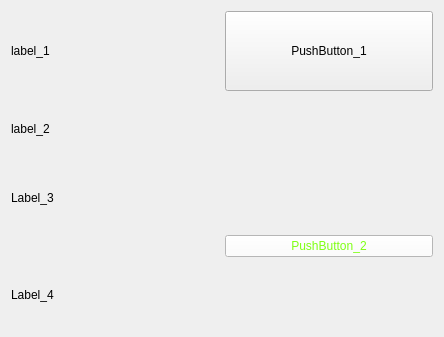
<?xml version="1.0" encoding="UTF-8"?>
<ui version="4.0">
 <class>Widget</class>
 <widget class="QWidget" name="Widget">
  <property name="geometry">
   <rect>
    <x>0</x>
    <y>0</y>
    <width>444</width>
    <height>337</height>
   </rect>
  </property>
  <property name="windowTitle">
   <string>Widget</string>
  </property>
  <layout class="QGridLayout" name="gridLayout">
   <item row="0" column="0">
    <widget class="QLabel" name="label_1">
     <property name="text">
      <string>label_1</string>
     </property>
    </widget>
   </item>
   <item row="0" column="1">
    <widget class="QPushButton" name="pushButton_1">
     <property name="minimumSize">
      <size>
       <width>0</width>
       <height>80</height>
      </size>
     </property>
     <property name="text">
      <string>PushButton_1</string>
     </property>
    </widget>
   </item>
   <item row="1" column="0">
    <widget class="QLabel" name="label_2">
     <property name="text">
      <string>label_2</string>
     </property>
    </widget>
   </item>
   <item row="2" column="0">
    <widget class="QLabel" name="label_3">
     <property name="text">
      <string>Label_3</string>
     </property>
    </widget>
   </item>
   <item row="3" column="1">
    <widget class="QPushButton" name="pushButton_2">
     <property name="styleSheet">
      <string notr="true">color: rgb(126, 255, 20);
background-color: rgb(255, 255, 255);
font: 12pt &quot;黑体&quot;;</string>
     </property>
     <property name="text">
      <string>PushButton_2</string>
     </property>
    </widget>
   </item>
   <item row="4" column="0">
    <widget class="QLabel" name="label_4">
     <property name="text">
      <string>Label_4</string>
     </property>
    </widget>
   </item>
  </layout>
 </widget>
 <layoutdefault spacing="6" margin="11"/>
 <resources/>
 <connections/>
</ui>
